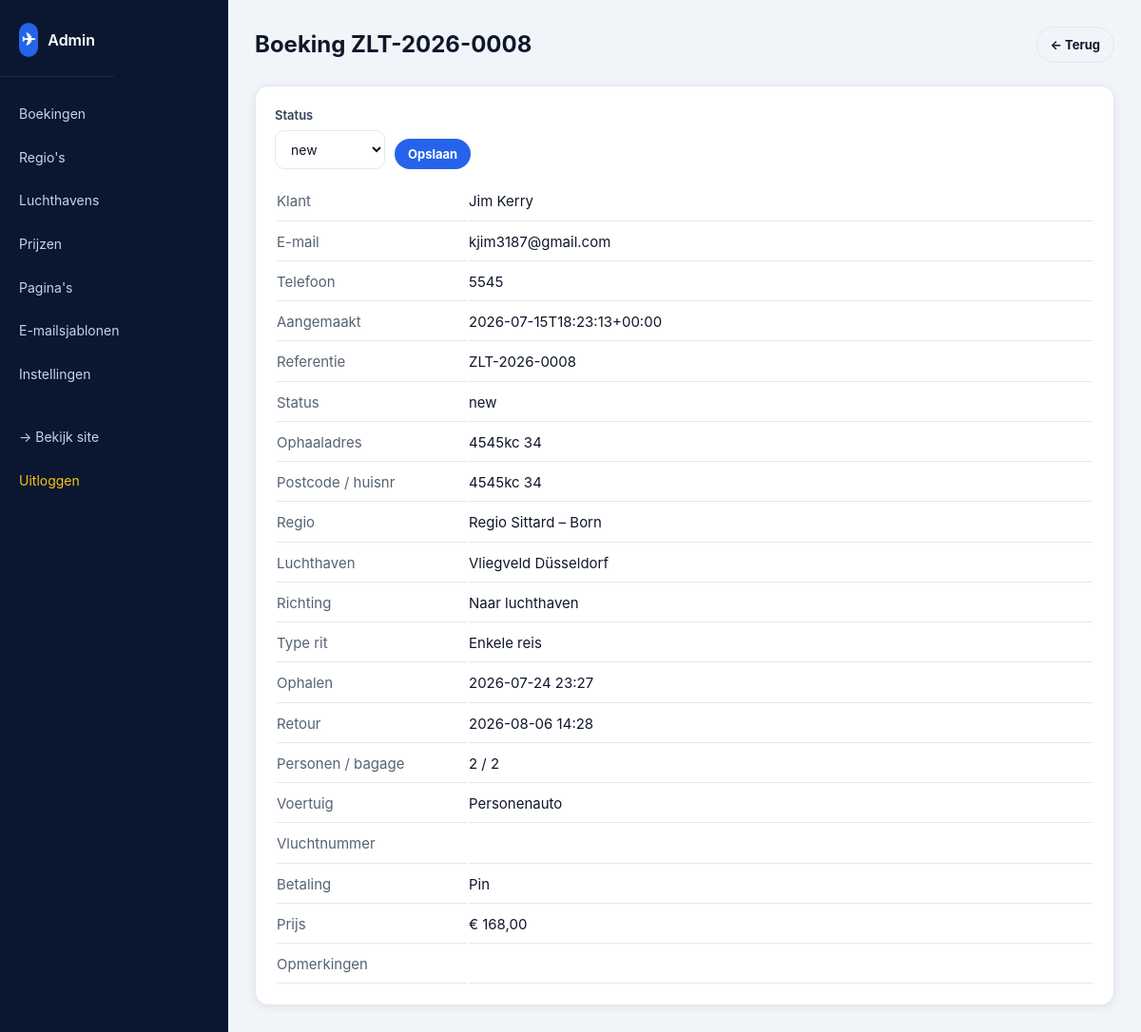
Page /admin.php?p=booking_view&id=8 (signed in) on the committed database.
### tables this page shows
CREATE TABLE bookings (
        id INTEGER PRIMARY KEY AUTOINCREMENT,
        reference TEXT UNIQUE NOT NULL,
        created_at TEXT NOT NULL,
        address TEXT NOT NULL DEFAULT "",
        region_id TEXT NOT NULL DEFAULT "",
        region_name TEXT NOT NULL DEFAULT "",
        airport_id TEXT NOT NULL DEFAULT "",
        airport_name TEXT NOT NULL DEFAULT "",
        direction TEXT NOT NULL DEFAULT "to_airport",
        trip_type TEXT NOT NULL DEFAULT "oneway",
        postcode TEXT NOT NULL DEFAULT "",
        house_number TEXT NOT NULL DEFAULT "",
        passengers INTEGER NOT NULL DEFAULT 1,
        luggage INTEGER NOT NULL DEFAULT 0,
        vehicle TEXT NOT NULL DEFAULT "car",
        price REAL NOT NULL DEFAULT 0,
        currency TEXT NOT NULL DEFAULT "EUR",
        customer_name TEXT NOT NULL DEFAULT "",
        customer_email TEXT NOT NULL DEFAULT "",
        customer_phone TEXT NOT NULL DEFAULT "",
        pickup_date TEXT NOT NULL DEFAULT "",
        pickup_time TEXT NOT NULL DEFAULT "",
        return_date TEXT NOT NULL DEFAULT "",
        return_time TEXT NOT NULL DEFAULT "",
        flight_number TEXT NOT NULL DEFAULT "",
        payment_method TEXT NOT NULL DEFAULT "cash",
        notes TEXT NOT NULL DEFAULT "",
        status TEXT NOT NULL DEFAULT "new"
    );

### admin.php (called while the page is built, shortened)
<?php
require_once __DIR__ . '/includes/db.php';
require_once __DIR__ . '/includes/functions.php';
$page = preg_replace('/[^a-z0-9_]/i', '', (string)($_GET['p'] ?? 'dashboard')) ?: 'dashboard';
$view_file = __DIR__ . '/admin_views/' . $page . '.php';
require __DIR__ . '/admin_views/_shell_top.php';
require $view_file;
require __DIR__ . '/admin_views/_shell_bottom.php';

### includes/db.php (called while the page is built, shortened)
<?php
function db(): PDO {
    static $pdo = null;
    if ($pdo !== null) return $pdo;
    $dir = __DIR__ . '/../data';
    $path = $dir . '/zlat.sqlite';
    $pdo = new PDO('sqlite:' . $path);
    $pdo->setAttribute(PDO::ATTR_ERRMODE, PDO::ERRMODE_EXCEPTION);
    $pdo->setAttribute(PDO::ATTR_DEFAULT_FETCH_MODE, PDO::FETCH_ASSOC);
    $pdo->exec('PRAGMA foreign_keys = ON');
    $pdo->exec('PRAGMA journal_mode = WAL');
    return $pdo;
}

### includes/functions.php (called while the page is built, shortened)
<?php
require_once __DIR__ . '/db.php';
function h(?string $s): string {
    return htmlspecialchars((string)$s, ENT_QUOTES | ENT_SUBSTITUTE, 'UTF-8');
}
function format_price($value): string {
    $amount = is_numeric($value) ? (float)$value : 0.0;
    $whole = number_format($amount, 2, ',', '.');
    return '€ ' . $whole;
}
function url(string $path = ''): string {
    $path = ltrim($path, '/');
    $script = $_SERVER['SCRIPT_NAME'] ?? '/index.php';
    $dir = rtrim(str_replace('\\', '/', dirname($script)), '/');
    return ($dir === '' ? '' : $dir) . '/' . $path;
}

### admin_views/booking_view.php (the view, shortened to what this page needs)
<?php
$id = (int)($_GET['id'] ?? 0);
$stmt = db()->prepare('SELECT * FROM bookings WHERE id = ?'); $stmt->execute([$id]); $b = $stmt->fetch();
?>
<div class="admin-topbar"><h1>Boeking <?= h($b['reference']) ?></h1>
  <a class="btn btn-ghost-ink btn-sm" href="<?= h(url('admin.php')) ?>">← Terug</a></div>
<div class="card">
  <form method="post" style="display:flex;gap:10px;align-items:end;margin-bottom:12px">
    <div class="field" style="margin:0">
      <label>Status</label>
      <select name="status">
        <?php foreach (['new','confirmed','completed','cancelled'] as $s): ?>
          <option value="<?= h($s) ?>" <?= $b['status']===$s?'selected':'' ?>><?= h($s) ?></option>
        <?php endforeach; ?>
      </select>
    </div>
    <button class="btn btn-primary btn-sm">Opslaan</button>
  </form>
  <table class="details">
    <?php foreach ([
      'Klant'=>$b['customer_name'],'E-mail'=>$b['customer_email'],'Telefoon'=>$b['customer_phone'],
      'Aangemaakt'=>$b['created_at'],'Referentie'=>$b['reference'],'Status'=>$b['status'],
      'Ophaaladres'=>$b['address'],'Postcode / huisnr'=>$b['postcode'].' '.$b['house_number'],
      'Regio'=>$b['region_name'],'Luchthaven'=>$b['airport_name'],
      'Richting'=>($b['direction']==='to_home'?'Vanaf luchthaven':'Naar luchthaven'),
      'Type rit'=>($b['trip_type']==='return'?'Retour':'Enkele reis'),
      'Ophalen'=>$b['pickup_date'].' '.$b['pickup_time'],
      'Retour'=>$b['return_date'].' '.$b['return_time'],
      'Personen / bagage'=>$b['passengers'].' / '.$b['luggage'],
      'Voertuig'=>($b['vehicle']==='van'?'Taxibus':'Personenauto'),
      'Vluchtnummer'=>$b['flight_number'],
      'Betaling'=>($b['payment_method']==='pin'?'Pin':'Contant'),
      'Prijs'=>format_price($b['price']),
      'Opmerkingen'=>$b['notes'],
    ] as $lbl => $val): ?>
      <tr><td><?= h($lbl) ?></td><td><?= h((string)$val) ?></td></tr>
    <?php endforeach; ?>
  </table>
</div>

### assets/style.css (style rules this page uses)
:root { --navy-900:#0b1730; --navy-800:#0f1e3d; --navy-700:#16264a; --navy-600:#1e3a6b; --blue-600:#2563eb; --blue-500:#3b82f6; --blue-700:#1d4ed8; --gold:#f5c518; --gold-600:#e0b20d; --ink:#0f172a; --slate-700:#334155; --slate-500:#556274; --slate-400:#94a3b8; --slate-200:#e2e8f0; --slate-100:#f1f5f9; --surface:#f1f5f9; --white:#ffffff; --success:#16a34a; --danger:#ef4444; --r-sm:10px; --r:14px; --r-lg:20px; --r-xl:24px; --r-pill:999px; --shadow-card:0 24px 60px -20px rgba(2,12,40,.45); --shadow-sm:0 2px 8px rgba(15,23,42,.08); --font:"Inter",system-ui,-apple-system,"Segoe UI",Roboto,Helvetica,Arial,sans-serif; --content-max:1180px; --pad-x:clamp(16px,4vw,40px); }
*,*:before,*:after { box-sizing:border-box }
html,body { margin:0;padding:0;background:var(--surface);color:var(--ink);font-family:var(--font);line-height:1.55;-webkit-font-smoothing:antialiased }
a { color:inherit;text-decoration:none }
button { font-family:inherit }
.btn { display:inline-flex;align-items:center;justify-content:center;gap:8px;font-weight:700;padding:12px 22px;border-radius:var(--r-pill);border:0;cursor:pointer;transition:transform .1s ease,background .15s;color:#fff;text-decoration:none;font-size:15px }
.btn-primary { background:var(--blue-600) }
.btn-ghost-ink { background:transparent;color:var(--ink);border:1px solid var(--slate-200) }
.btn-sm { padding:8px 14px;font-size:13px }
.details { width:100% }
.details td { padding:8px 0;border-bottom:1px solid var(--slate-200);font-size:15px }
.details td:first-child { color:var(--slate-500);width:200px }
.admin-body { background:var(--slate-100);min-height:100vh }
.admin-topbar { display:flex;justify-content:space-between;align-items:center;margin-bottom:24px }
.admin-topbar h1 { margin:0;font-size:24px }
.card { background:#fff;border:1px solid var(--slate-200);border-radius:var(--r);padding:20px;margin-bottom:20px;box-shadow:var(--shadow-sm) }
.field { display:flex;flex-direction:column;gap:6px;margin-bottom:14px;font-size:13px;color:var(--slate-700);font-weight:600 }
.field input,.field select,.field textarea { padding:10px 12px;border:1px solid var(--slate-200);border-radius:var(--r-sm);font-size:14px;font-family:inherit;background:#fff;color:var(--ink) }

### rows in the picture
bookings: reference "ZLT-2026-0008", customer_name "Jim Kerry", customer_email "kjim3187@gmail.com", customer_phone "5545", created_at "2026-07-15T18:23:13+00:00", status "new", address "4545kc 34", region_name "Regio Sittard – Born", airport_name "Vliegveld Düsseldorf"

### other values in the picture
$lbl "Boekingen"
$lbl "Regio's"
$lbl "Luchthavens"
$lbl "Prijzen"
$lbl "Pagina's"
$lbl "E-mailsjablonen"
$lbl "Instellingen"
$lbl "Klant"
$lbl "E-mail"
$lbl "Telefoon"
$lbl "Aangemaakt"
$lbl "Referentie"
$lbl "Status"
$lbl "Ophaaladres"
$lbl "Postcode / huisnr"
